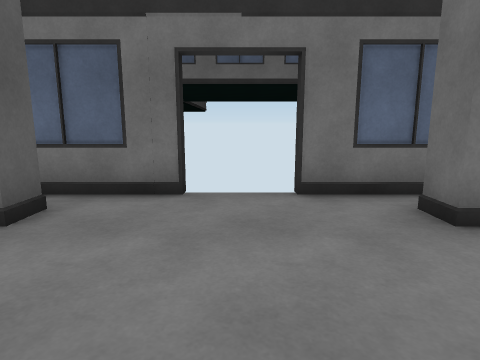
view 1 (above)

16 first-person views from a walk through a 3-D level made in the Unity game engine. The camera is 1.2 m above the floor, tilts 10° down and sees 75° across. The floor is counted in squares, 1 m on a side. Each view is taken from the middle of a square. On the plan, view 1 faces up. The plan holds only what a view shows up to about 13 squares ahead; the rest is blank. The place goes on beyond the plan. The player character is not drawn. Door leaves are left out, so doorways stand open. Surface patterns are stand-ins for the level's own textures.

view 2
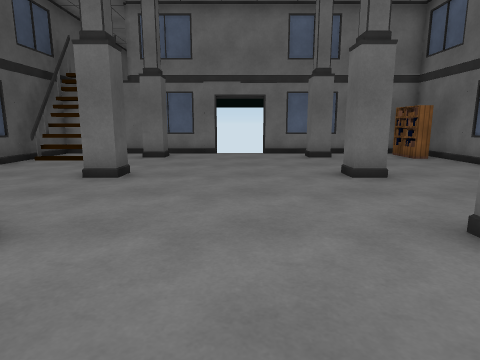

view 3
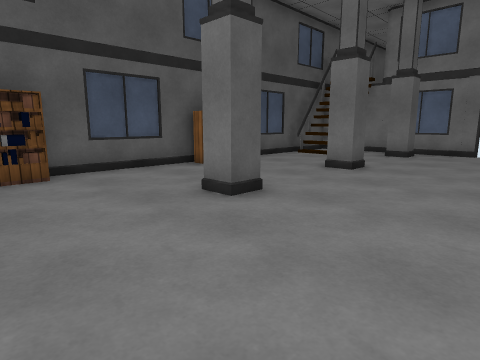

view 4
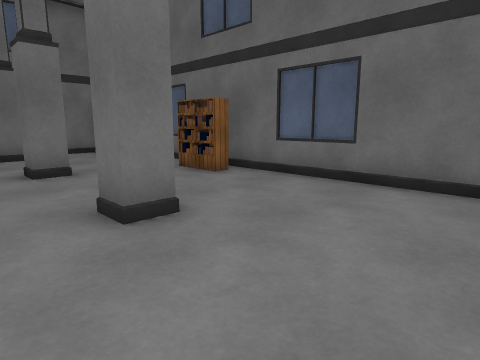

view 5
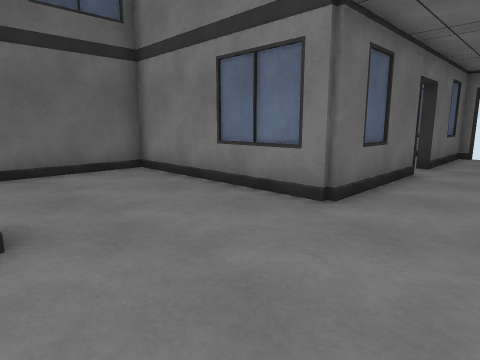

view 6
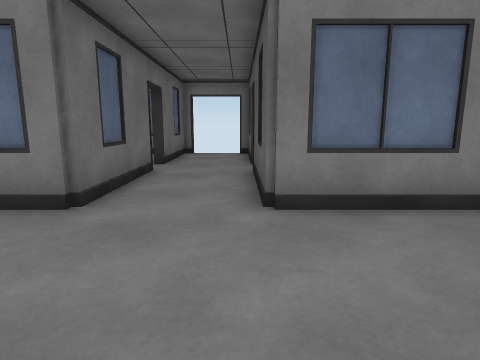

view 7
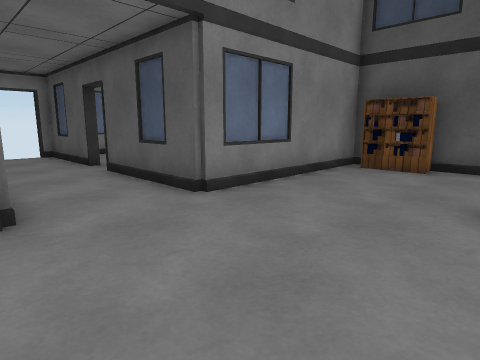

view 8
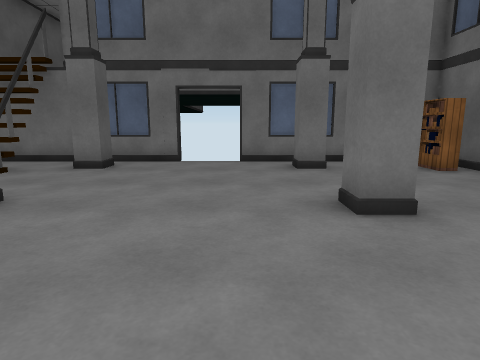

view 9
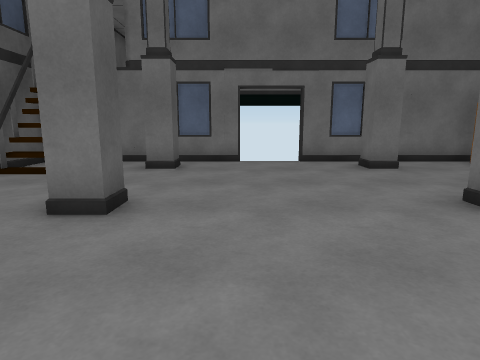

view 10
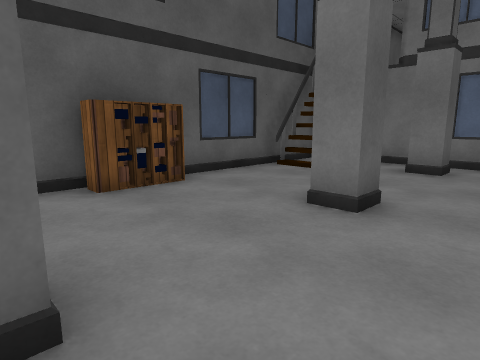

view 11
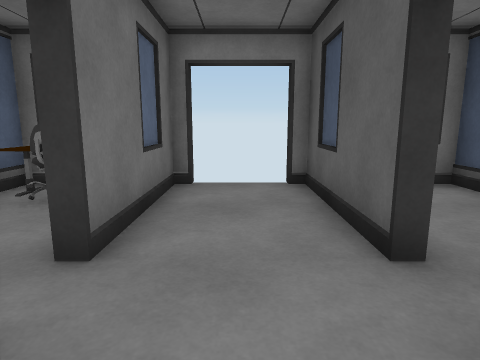

view 12
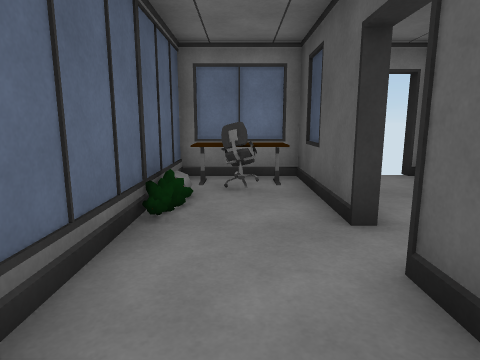

view 13
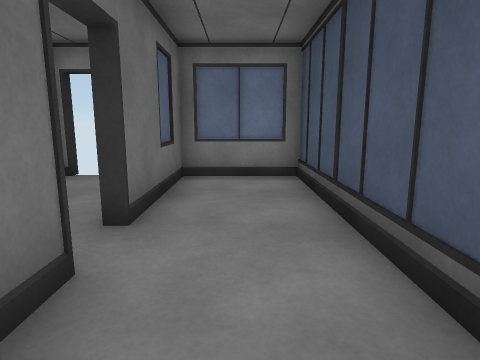

view 14
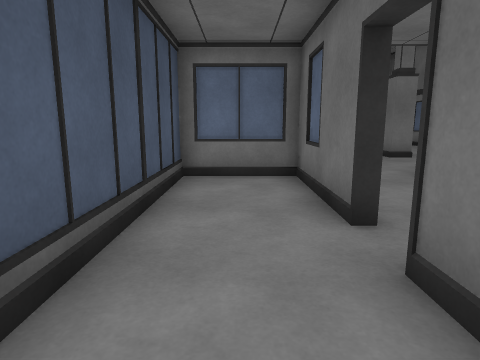

view 15
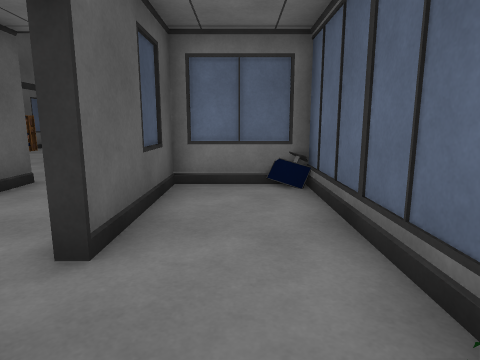

view 16
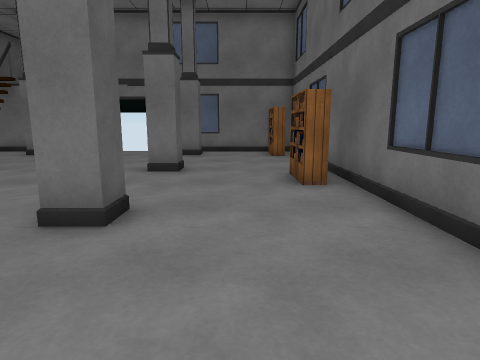

### Floor plan
Ten units are one square. View 1 is at (0, 0); x grows to the right and y downward. Boxes are objects, and circles mark ways between rooms. Rooms are numbered by the first view taken in them; rooms with no view inside come last. Other rooms are left out.
<svg viewBox="-80 -60 160 250">
<path fill="none" stroke="#000" d="M-74 35 -74 66M-10 -54 -55 -54M-50 -42 -50 -28M-62 94 -14 94 -14 134M-65 -32 -70 -32M-65 -35 -70 -35M-69 -40 -69 -25M12 133 18 133M14 134 14 94 74 94 74 -35M68 -54 10 -54M-74 -53 -74 6M35 96 16 96 16 134 14 134M44 145 44 105M14 146 16 146M-18 133 -12 133M-14 134 -16 134 -16 96 -44 96 -44 184 -10 184M-16 184 -16 146 -14 146M44 165 44 145M10 184 40 184M16 146 16 165M-14 146 -14 184M14 185 14 146"/>
<rect x="-75" y="65" width="10" height="30" fill="#bbb"><title>shelf</title></rect>
<rect x="-75" y="5" width="10" height="30" fill="#bbb"><title>shelf</title></rect>
<rect x="-35" y="45" width="10" height="10" fill="#bbb"><title>pillar</title></rect>
<rect x="-35" y="-5" width="10" height="10" fill="#bbb"><title>pillar</title></rect>
<rect x="-35" y="-45" width="10" height="10" fill="#bbb"><title>pillar</title></rect>
<rect x="25" y="45" width="10" height="10" fill="#bbb"><title>pillar</title></rect>
<rect x="25" y="-5" width="10" height="10" fill="#bbb"><title>pillar</title></rect>
<rect x="25" y="-45" width="10" height="10" fill="#bbb"><title>pillar</title></rect>
<rect x="65" y="15" width="10" height="10" fill="#bbb"><title>shelf</title></rect>
<rect x="65" y="-45" width="10" height="10" fill="#bbb"><title>shelf</title></rect>
<rect x="35" y="95" width="10" height="10" fill="#bbb"><title>monitor</title></rect>
<rect x="15" y="165" width="30" height="20" fill="#bbb"><title>other object</title></rect>
<rect x="25" y="165" width="10" height="10" fill="#bbb"><title>chair</title></rect>
<circle cx="20" cy="140" r="3" fill="#2a7"/>
<circle cx="-10" cy="140" r="3" fill="#2a7"/>
<circle cx="5" cy="155" r="3" fill="#2a7"/>
<circle cx="35" cy="155" r="3" fill="#2a7"/>
<circle cx="0" cy="185" r="3" fill="#2a7"/>
<text x="0" y="30">1</text>
<text x="30" y="120">2</text>
<text x="-30" y="140">3</text>
<text x="30" y="170">4</text>
<text x="0" y="160">5</text>
</svg>
Room 1 opens to room 2. Room 1 opens to room 3. Room 1 opens to room 5. Room 2 opens to room 4. Room 3 opens to room 5.

Where each view was taken, in squares from view 1:
view 1: 0 up, 0 right, facing up
view 2: 8 down, 0 right, facing up
view 3: 9 down, 1 right, facing up-left
view 4: 9 down, 1 right, facing up-right
view 5: 5 down, 1 left, facing down-right
view 6: 5 down, 1 left, facing down
view 7: 5 down, 2 right, facing down-left
view 8: 5 down, 1 right, facing up
view 9: 5 down, 1 left, facing up
view 10: 5 down, 1 left, facing up-left
view 11: 12 down, 0 right, facing down
view 12: 11 down, 3 right, facing down
view 13: 11 down, 3 left, facing down
view 14: 17 down, 3 left, facing up
view 15: 16 down, 3 right, facing up
view 16: 9 down, 5 right, facing up
